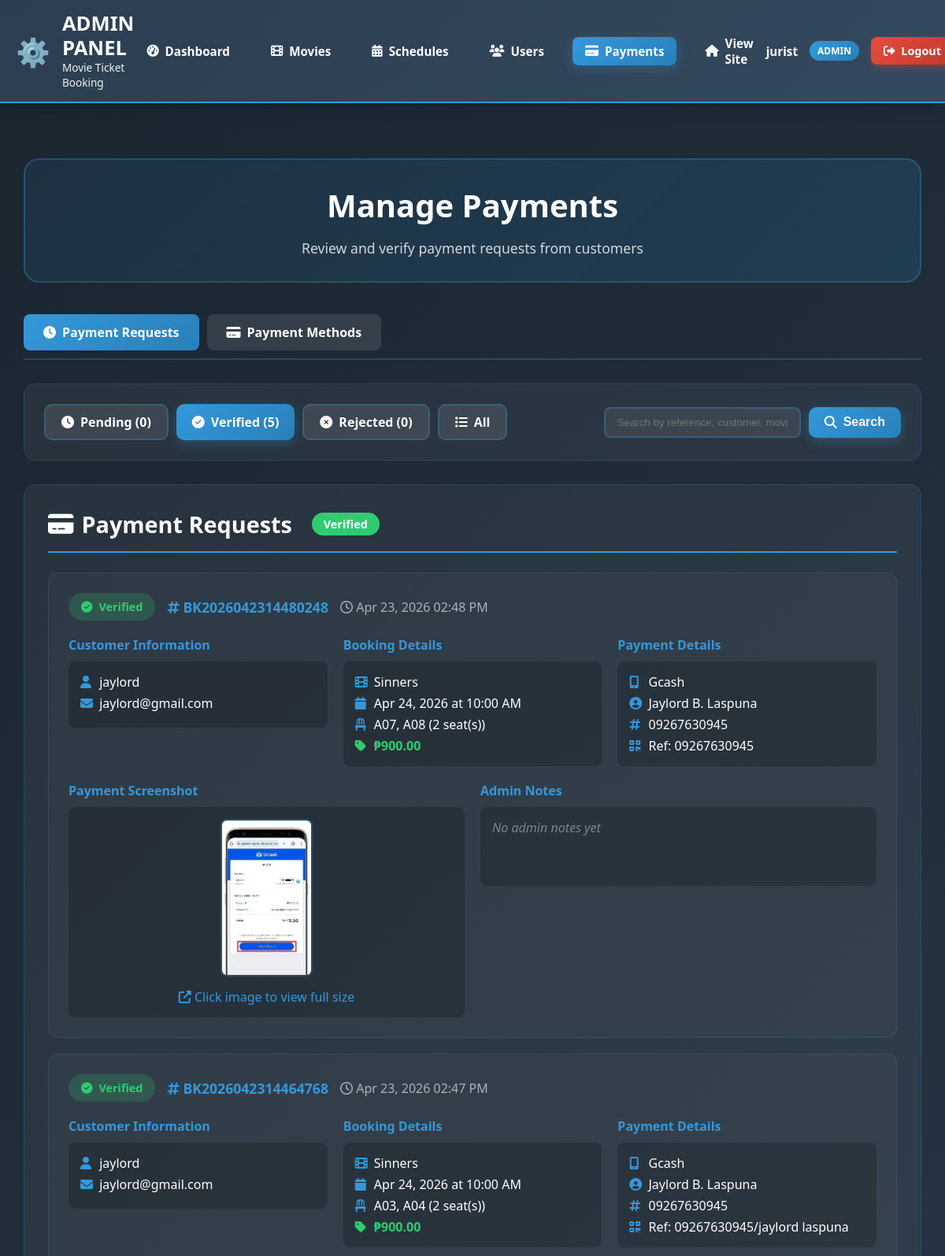
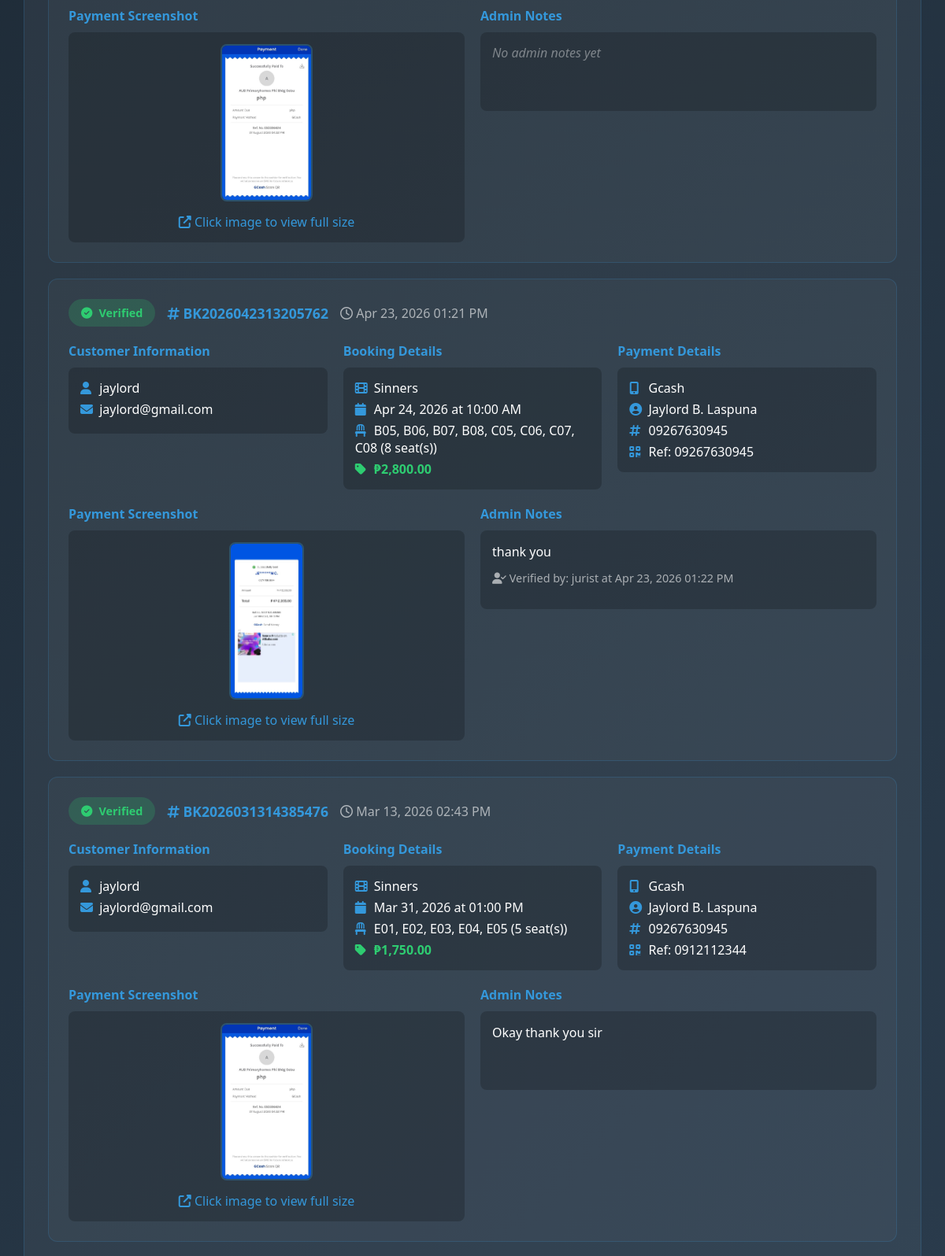
Page /pages/admin/manage-payments.php?page=admin/manage-payments&filter=verified (signed in, upper part) on the committed database (2 pictures, top to bottom).
### tables this page shows
CREATE TABLE `manual_payments` (
  `id` int(11) NOT NULL,
  `booking_id` int(11) NOT NULL,
  `user_id` int(11) NOT NULL,
  `payment_method_id` int(11) NOT NULL,
  `reference_number` varchar(100) NOT NULL,
  `amount` decimal(10,2) NOT NULL,
  `screenshot_path` varchar(255) NOT NULL,
  `status` enum('Pending','Verified','Rejected') DEFAULT 'Pending',
  `admin_notes` text DEFAULT NULL,
  `verified_by` int(11) DEFAULT NULL,
  `verified_at` timestamp NULL DEFAULT NULL,
  `created_at` timestamp NOT NULL DEFAULT current_timestamp()
);

CREATE TABLE `tbl_booking` (
  `b_id` int(11) NOT NULL,
  `u_id` int(11) NOT NULL,
  `movie_name` varchar(255) NOT NULL,
  `show_date` date DEFAULT NULL,
  `showtime` time NOT NULL,
  `booking_fee` decimal(10,2) DEFAULT 0.00,
  `status` enum('Ongoing','Done','Cancelled') DEFAULT 'Ongoing',
  `booking_date` timestamp NOT NULL DEFAULT current_timestamp(),
  `payment_status` enum('Pending','Paid','Refunded') DEFAULT 'Pending',
  `attendance_status` enum('Pending','Present','Completed') DEFAULT 'Pending',
  `verified_at` timestamp NULL DEFAULT NULL,
  `verified_by` int(11) DEFAULT NULL,
  `is_visible` tinyint(1) DEFAULT 1,
  `booking_reference` varchar(20) DEFAULT NULL,
  `qr_code` varchar(255) DEFAULT NULL
);

CREATE TABLE `users` (
  `u_id` int(11) NOT NULL,
  `u_name` varchar(100) NOT NULL,
  `u_username` varchar(50) NOT NULL,
  `u_email` varchar(100) NOT NULL,
  `u_pass` varchar(255) NOT NULL,
  `u_role` enum('Admin','Customer','Owner','Staff') DEFAULT 'Customer',
  `u_status` enum('Active','Inactive') DEFAULT 'Active',
  `is_visible` tinyint(1) DEFAULT 1,
  `created_by` int(11) DEFAULT NULL,
  `created_by_name` varchar(100) DEFAULT NULL,
  `created_at` timestamp NOT NULL DEFAULT current_timestamp(),
  `last_login` timestamp NULL DEFAULT NULL
);

CREATE TABLE `payment_methods` (
  `id` int(11) NOT NULL,
  `method_name` varchar(50) NOT NULL,
  `account_name` varchar(100) NOT NULL,
  `account_number` varchar(50) NOT NULL,
  `qr_code_path` varchar(255) DEFAULT NULL,
  `instructions` text DEFAULT NULL,
  `is_active` tinyint(1) DEFAULT 1,
  `display_order` int(11) DEFAULT 0,
  `created_at` timestamp NOT NULL DEFAULT current_timestamp(),
  `updated_at` timestamp NULL DEFAULT NULL ON UPDATE current_timestamp()
);

### pages/admin/manage-payments.php (the view, shortened to what the rows shown need)
<?php
$root_dir = dirname(dirname(__DIR__));
require_once $root_dir . '/partials/admin-header.php';
$conn = new mysqli(DB_HOST, DB_USER, DB_PASS, DB_NAME);
$filter = isset($_GET['filter']) ? $_GET['filter'] : 'pending';
$requests_query = "
    SELECT
        mp.*,
        u.u_name as customer_name,
        u.u_email as customer_email,
        pm.method_name,
        pm.account_name,
        pm.account_number,
        b.booking_reference,
        b.movie_name,
        b.show_date,
        b.showtime,
        b.booking_fee,
        b.status as booking_status,
        b.payment_status as booking_payment_status,
        a.u_name as verified_by_name,
        GROUP_CONCAT(bs.seat_number ORDER BY bs.seat_number SEPARATOR ', ') as seat_list,
        COUNT(bs.id) as total_seats
    FROM manual_payments mp
    JOIN users u ON mp.user_id = u.u_id
    JOIN payment_methods pm ON mp.payment_method_id = pm.id
    JOIN tbl_booking b ON mp.booking_id = b.b_id
    LEFT JOIN booked_seats bs ON b.b_id = bs.booking_id
    LEFT JOIN users a ON mp.verified_by = a.u_id
    WHERE 1=1
";
if ($filter === 'pending') {
    $requests_query .= " AND mp.status = 'Pending'";
} elseif ($filter === 'verified') {
    $requests_query .= " AND mp.status = 'Verified'";
} elseif ($filter === 'rejected') {
    $requests_query .= " AND mp.status = 'Rejected'";
}
$requests_query .= " GROUP BY mp.id ORDER BY mp.created_at DESC";
$requests_result = $conn->query($requests_query);
?>
<div class="admin-content" style="max-width: 1400px; margin: 0 auto; padding: 30px;">
    <div style="text-align: center; margin-bottom: 40px; padding: 30px; background: linear-gradient(135deg, rgba(52, 152, 219, 0.1), rgba(41, 128, 185, 0.2)); border-radius: 20px; border: 2px solid rgba(52, 152, 219, 0.3);">
        <h1 style="color: white; font-size: 2.5rem; margin-bottom: 15px; font-weight: 800;">Manage Payments</h1>
    </div>
    <div style="background: rgba(255, 255, 255, 0.05); border-radius: 15px; padding: 30px; border: 1px solid rgba(52, 152, 219, 0.2);">
        <h2 style="color: white; font-size: 1.8rem; margin-bottom: 25px; padding-bottom: 15px; border-bottom: 2px solid #3498db; display: flex; align-items: center; gap: 10px;">
            <i class="fas fa-credit-card"></i> Payment Requests
            <?php if ($filter === 'pending'): ?>
            <span style="background: #f39c12; color: white; padding: 5px 15px; border-radius: 20px; font-size: 0.9rem; margin-left: 15px;">Pending</span>
            <?php elseif ($filter === 'verified'): ?>
            <span style="background: #2ecc71; color: white; padding: 5px 15px; border-radius: 20px; font-size: 0.9rem; margin-left: 15px;">Verified</span>
            <?php elseif ($filter === 'rejected'): ?>
            <span style="background: #e74c3c; color: white; padding: 5px 15px; border-radius: 20px; font-size: 0.9rem; margin-left: 15px;">Rejected</span>
            <?php endif; ?>
        </h2>
        <?php if ($requests_result && $requests_result->num_rows > 0): ?>
            <?php while ($payment = $requests_result->fetch_assoc()):
                $status_color = '';
                $status_bg = '';
                switch($payment['status']) {
                    case 'Verified':
                        $status_color = '#2ecc71';
                        $status_bg = 'rgba(46, 204, 113, 0.2)';
                        break;
                }
                $seat_list = $payment['seat_list'] ?? 'No seats assigned';
                $total_seats = $payment['total_seats'] ?? 0;
            ?>
            <div style="background: rgba(255, 255, 255, 0.03); border-radius: 12px; padding: 25px; margin-bottom: 20px; border: 1px solid rgba(52, 152, 219, 0.2);">
                <div style="display: flex; justify-content: space-between; align-items: flex-start; margin-bottom: 20px; flex-wrap: wrap; gap: 15px;">
                    <div style="display: flex; align-items: center; gap: 15px; flex-wrap: wrap;">
                        <span style="background: <?php echo $status_bg; ?>; color: <?php echo $status_color; ?>; padding: 8px 16px; border-radius: 20px; font-size: 0.9rem; font-weight: 600; display: inline-flex; align-items: center; gap: 8px;">
                            <i class="fas <?php echo $payment['status'] == 'Pending' ? 'fa-clock' : ($payment['status'] == 'Verified' ? 'fa-check-circle' : 'fa-times-circle'); ?>"></i>
                            <?php echo $payment['status']; ?>
                        </span>
                        <span style="color: #3498db; font-size: 1.1rem; font-weight: 700;">
                            <i class="fas fa-hashtag"></i> <?php echo $payment['booking_reference']; ?>
                        </span>
                        <span style="color: rgba(255,255,255,0.6);">
                            <i class="far fa-clock"></i> <?php echo date('M d, Y h:i A', strtotime($payment['created_at'])); ?>
                        </span>
                    </div>
                </div>
                <div style="display: grid; grid-template-columns: repeat(auto-fit, minmax(300px, 1fr)); gap: 20px; margin-bottom: 20px;">
                    <div>
                        <h4 style="color: #3498db; font-size: 1rem; margin-bottom: 10px;">Customer Information</h4>
                        <div style="background: rgba(0,0,0,0.2); padding: 15px; border-radius: 8px;">
                            <p style="color: white; margin-bottom: 5px;">
                                <i class="fas fa-user" style="color: #3498db; width: 20px;"></i>
                                <?php echo htmlspecialchars($payment['customer_name']); ?>
                            </p>
                            <p style="color: white; margin-bottom: 5px;">
                                <i class="fas fa-envelope" style="color: #3498db; width: 20px;"></i>
                                <?php echo htmlspecialchars($payment['customer_email']); ?>
                            </p>
                        </div>
                    </div>
                    <div>
                        <h4 style="color: #3498db; font-size: 1rem; margin-bottom: 10px;">Booking Details</h4>
                        <div style="background: rgba(0,0,0,0.2); padding: 15px; border-radius: 8px;">
                            <p style="color: white; margin-bottom: 5px;">
                                <i class="fas fa-film" style="color: #3498db; width: 20px;"></i>
                                <?php echo htmlspecialchars($payment['movie_name']); ?>
                            </p>
                            <p style="color: white; margin-bottom: 5px;">
                                <i class="fas fa-calendar" style="color: #3498db; width: 20px;"></i>
                                <?php echo date('M d, Y', strtotime($payment['show_date'])); ?> at <?php echo date('h:i A', strtotime($payment['showtime'])); ?>
                            </p>
                            <p style="color: white; margin-bottom: 5px;">
                                <i class="fas fa-chair" style="color: #3498db; width: 20px;"></i>
                                <?php echo htmlspecialchars($seat_list); ?> (<?php echo $total_seats; ?> seat(s))
                            </p>
                            <p style="color: #2ecc71; font-weight: 700;">
                                <i class="fas fa-tag" style="color: #2ecc71; width: 20px;"></i>
                                ₱<?php echo number_format($payment['amount'], 2); ?>
                            </p>
                        </div>
                    </div>
                    <div>
                        <h4 style="color: #3498db; font-size: 1rem; margin-bottom: 10px;">Payment Details</h4>
                        <div style="background: rgba(0,0,0,0.2); padding: 15px; border-radius: 8px;">
                            <p style="color: white; margin-bottom: 5px;">
                                <i class="fas fa-mobile-alt" style="color: #3498db; width: 20px;"></i>
                                <?php echo $payment['method_name']; ?>
                            </p>
                            <p style="color: white; margin-bottom: 5px;">
                                <i class="fas fa-user-circle" style="color: #3498db; width: 20px;"></i>
                                <?php echo $payment['account_name']; ?>
                            </p>
                            <p style="color: white; margin-bottom: 5px;">
                                <i class="fas fa-hashtag" style="color: #3498db; width: 20px;"></i>
                                <?php echo $payment['account_number']; ?>
                            </p>
                            <p style="color: white;">
                                <i class="fas fa-qrcode" style="color: #3498db; width: 20px;"></i>
                                Ref: <?php echo $payment['reference_number']; ?>
                            </p>
                        </div>
                    </div>
                </div>
                <div style="display: grid; grid-template-columns: 1fr 1fr; gap: 20px;">
                    <div>
                        <h4 style="color: #3498db; font-size: 1rem; margin-bottom: 10px;">Payment Screenshot</h4>
                        <div style="background: rgba(0,0,0,0.2); padding: 15px; border-radius: 8px; text-align: center;">
                            <?php if (!empty($payment['screenshot_path']) && file_exists($root_dir . '/' . $payment['screenshot_path'])): ?>
                                <a href="<?php echo SITE_URL . $payment['screenshot_path']; ?>" target="_blank">
                                    <img src="<?php echo SITE_URL . $payment['screenshot_path']; ?>"
                                         alt="Payment Screenshot"
                                         style="max-width: 100%; max-height: 200px; border-radius: 8px; cursor: pointer; border: 2px solid rgba(52,152,219,0.3);"
                                         onmouseover="this.style.transform='scale(1.02)';"
                                         onmouseout="this.style.transform='scale(1)';">
                                </a>
                                <p style="color: #3498db; margin-top: 10px;">
                                    <i class="fas fa-external-link-alt"></i> Click image to view full size
                                </p>
                            <?php else: ?>
                                <p style="color: rgba(255,255,255,0.6);">
                                    <i class="fas fa-times-circle"></i> Screenshot not available
                                </p>
                            <?php endif; ?>
                        </div>
                    </div>
                    <div>
                        <h4 style="color: #3498db; font-size: 1rem; margin-bottom: 10px;">Admin Notes</h4>
                        <div style="background: rgba(0,0,0,0.2); padding: 15px; border-radius: 8px; min-height: 100px;">
                            <?php if (!empty($payment['admin_notes'])): ?>
                                <p style="color: white; line-height: 1.6;"><?php echo nl2br(htmlspecialchars($payment['admin_notes'])); ?></p>
                                <?php if ($payment['verified_by_name']): ?>
                                <p style="color: rgba(255,255,255,0.6); font-size: 0.9rem; margin-top: 10px;">
                                    <i class="fas fa-user-check"></i> Verified by: <?php echo $payment['verified_by_name']; ?>
                                    at <?php echo date('M d, Y h:i A', strtotime($payment['verified_at'])); ?>
                                </p>
                                <?php endif; ?>
                            <?php else: ?>
                                <p style="color: rgba(255,255,255,0.4); font-style: italic;">No admin notes yet</p>
                            <?php endif; ?>
                        </div>
                    </div>
                </div>
            </div>
            <?php endwhile; ?>
        <?php endif; ?>
    </div>
</div>
</body>
</html>

### rows in the picture
manual_payments: status "Verified", booking.booking_reference "BK2026042314480248", created_at "Apr 23, 2026 02:48 PM", user.u_name "jaylord", user.u_email "jaylord@gmail.com", booking.movie_name "Sinners", booking.show_date "Apr 24, 2026", booking.showtime "10:00 AM", seat_list "A07, A08", total_seats "2", amount "900.00", payment_method.method_name "Gcash", payment_method.account_name "Jaylord B. Laspuna", payment_method.account_number "09267630945", reference_number "09267630945", screenshot_path (picture), admin_notes "No admin notes yet"
manual_payments: status "Verified", booking.booking_reference "BK2026042314464768", created_at "Apr 23, 2026 02:47 PM", user.u_name "jaylord", user.u_email "jaylord@gmail.com", booking.movie_name "Sinners", booking.show_date "Apr 24, 2026", booking.showtime "10:00 AM", seat_list "A03, A04", total_seats "2", amount "900.00", payment_method.method_name "Gcash", payment_method.account_name "Jaylord B. Laspuna", payment_method.account_number "09267630945", reference_number "09267630945/jaylord laspuna", screenshot_path (picture), admin_notes "No admin notes yet"
manual_payments: status "Verified", booking.booking_reference "BK2026042313205762", created_at "Apr 23, 2026 01:21 PM", user.u_name "jaylord", user.u_email "jaylord@gmail.com", booking.movie_name "Sinners", booking.show_date "Apr 24, 2026", booking.showtime "10:00 AM", seat_list "B05, B06, B07, B08, C05, C06, C07, C08", total_seats "8", amount "2,800.00", payment_method.method_name "Gcash", payment_method.account_name "Jaylord B. Laspuna", payment_method.account_number "09267630945", reference_number "09267630945", screenshot_path (picture), admin_notes "thank you", verified_by.u_name "jurist", verified_at "Apr 23, 2026 01:22 PM"
manual_payments: status "Verified", booking.booking_reference "BK2026031314385476", created_at "Mar 13, 2026 02:43 PM", user.u_name "jaylord", user.u_email "jaylord@gmail.com", booking.movie_name "Sinners", booking.show_date "Mar 31, 2026", booking.showtime "01:00 PM", seat_list "E01, E02, E03, E04, E05", total_seats "5", amount "1,750.00", payment_method.method_name "Gcash", payment_method.account_name "Jaylord B. Laspuna", payment_method.account_number "09267630945", reference_number "0912112344", screenshot_path (picture), admin_notes "Okay thank you sir"

### other values in the picture
$_SESSION['user_name'] "jurist"
$_SESSION['user_role'] "ADMIN"
$counts['pending'] "0"
$counts['verified'] "5"
$counts['rejected'] "0"
